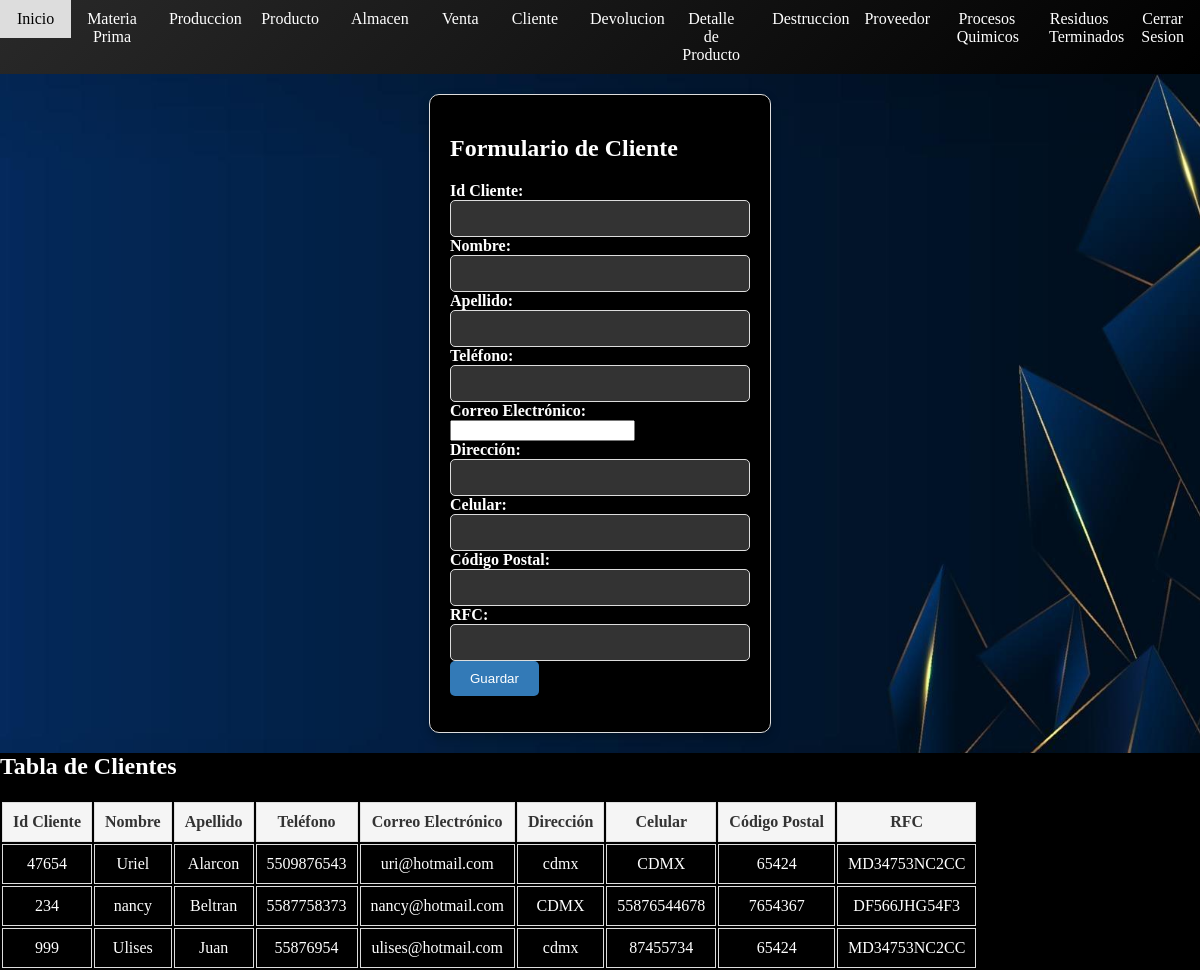
/Cliente.php (signed in), run on the app's committed database.
### tables this page shows
CREATE TABLE `cliente` (
  `Id_Cliente` int(11) DEFAULT NULL,
  `Nombre_Cliente` varchar(100) DEFAULT NULL,
  `Apellido_Cliente` varchar(100) DEFAULT NULL,
  `Telefono` varchar(20) DEFAULT NULL,
  `Correo_Electronico` varchar(100) DEFAULT NULL,
  `Direccion` varchar(200) DEFAULT NULL,
  `Celular` varchar(20) DEFAULT NULL,
  `C_P` varchar(10) DEFAULT NULL,
  `RFC` varchar(20) DEFAULT NULL
);

### Cliente.php (the view, shortened to what this page needs)
<link rel="stylesheet" type="text/css" href="assets/css/estilomenu.css">
<body>
       <?php include 'menu.php'; ?>
   </body>
<!DOCTYPE html>
<html>
<head>
</head>
<div class="form-container">
<body>
<h2>Formulario de Cliente</h2>
<form method="post" action="<?php echo $_SERVER["PHP_SELF"]; ?>">
    <label for="id_cliente">Id Cliente:</label>
    <input type="text" name="id_cliente" required><br>
    <label for="nombre_cliente">Nombre:</label>
    <input type="text" name="nombre_cliente" required><br>
    <label for="apellido_cliente">Apellido:</label>
    <input type="text" name="apellido_cliente" required><br>
    <label for="telefono">Teléfono:</label>
    <input type="text" name="telefono" required><br>
    <label for="correo_electronico">Correo Electrónico:</label>
    <input type="email" name="correo_electronico" required><br>
    <label for="direccion">Dirección:</label>
    <input type="text" name="direccion" required><br>
    <label for="celular">Celular:</label>
    <input type="text" name="celular" required><br>
    <label for="cp">Código Postal:</label>
    <input type="text" name="cp" required><br>
    <label for="rfc">RFC:</label>
    <input type="text" name="rfc" required><br>
    <input type="submit" value="Guardar">
</form>
</body>
    </div>
</html>
<!DOCTYPE html>
<html>
<head>
</head>
<div class="table-container">
<body>
<?php
$servername = "localhost";
$username = "ulises";
$password = "1234";
$database = "gomper2";
$conn = new mysqli($servername, $username, $password, $database);
$sql = "SELECT Id_Cliente, Nombre_Cliente, Apellido_Cliente, Telefono, Correo_Electronico, Direccion, Celular, C_P, RFC FROM cliente";
$result = $conn->query($sql);
if ($result->num_rows > 0) {
    echo "<h2>Tabla de Clientes</h2>";
    echo "<table>";
    echo "<tr>";
    echo "<th>Id Cliente</th>";
    echo "<th>Nombre</th>";
    echo "<th>Apellido</th>";
    echo "<th>Teléfono</th>";
    echo "<th>Correo Electrónico</th>";
    echo "<th>Dirección</th>";
    echo "<th>Celular</th>";
    echo "<th>Código Postal</th>";
    echo "<th>RFC</th>";
    echo "</tr>";
    while ($row = $result->fetch_assoc()) {
        echo "<tr>";
        echo "<td>".$row["Id_Cliente"]."</td>";
        echo "<td>".$row["Nombre_Cliente"]."</td>";
        echo "<td>".$row["Apellido_Cliente"]."</td>";
        echo "<td>".$row["Telefono"]."</td>";
        echo "<td>".$row["Correo_Electronico"]."</td>";
        echo "<td>".$row["Direccion"]."</td>";
        echo "<td>".$row["Celular"]."</td>";
        echo "<td>".$row["C_P"]."</td>";
        echo "<td>".$row["RFC"]."</td>";
        echo "</tr>";
    }
    echo "</table>";
} else {
    echo "No se encontraron resultados.";
}
?>
</body>
    </div>
</html>

### assets/css/estilomenu.css (style rules this page uses)
body { margin: 0; }

### menu.php (style rules this page uses)
body { background-image: url('assets/images/11.jpg'); background-size: cover; }

### Cliente.php (style rules this page uses)
body { background-image: url('assets/images/11.jpg'); background-size: cover; }
.form-container { background-color: #000000; padding: 20px; border-radius: 5px; color: #ffffff; margin: 20px auto; width: 300px; }
.form-container { background-color: #000000; padding: 20px; border-radius: 10px; color: #ffffff; margin: 20px auto; width: 300px; box-shadow: 0px 4px 10px rgba(0, 0, 0, 0.3); border: 1px solid #dddddd; }
.form-container input[type="submit"] { background-color: #337ab7; color: #ffffff; padding: 10px 20px; border: none; border-radius: 5px; cursor: pointer; transition: background-color 0.3s ease; }
label { font-weight: bold; }
input[type="text"], input[type="number"] { padding: 10px; border: 1px solid #dddddd; border-radius: 5px; width: 100%; background-color: #333333; color: #ffffff; }
h2 { margin-bottom: 20px; font-size: 24px; font-weight: bold; color: #ffffff; }
.table-container { width: 100%; border-collapse: collapse; background-color: #000000; color: #ffffff; }
.table-container th, .table-container td { padding: 10px; text-align: center; border: 1px solid #dddddd; color: #ffffff; }
.table-container th { background-color: #f5f5f5; color: #333333; }
.table-container td { color: #ffffff; }

### data on the page
cliente: Id_Cliente "47654", Nombre_Cliente "Uriel", Apellido_Cliente "Alarcon", Telefono "5509876543", Correo_Electronico "uri@hotmail.com", Direccion "cdmx", Celular "CDMX", C_P "65424", RFC "MD34753NC2CC"
cliente: Id_Cliente "234", Nombre_Cliente "nancy", Apellido_Cliente "Beltran", Telefono "5587758373", Correo_Electronico "nancy@hotmail.com", Direccion "CDMX", Celular "55876544678", C_P "7654367", RFC "DF566JHG54F3"
cliente: Id_Cliente "999", Nombre_Cliente "Ulises", Apellido_Cliente "Juan", Telefono "55876954", Correo_Electronico "ulises@hotmail.com", Direccion "cdmx", Celular "87455734", C_P "65424", RFC "MD34753NC2CC"
